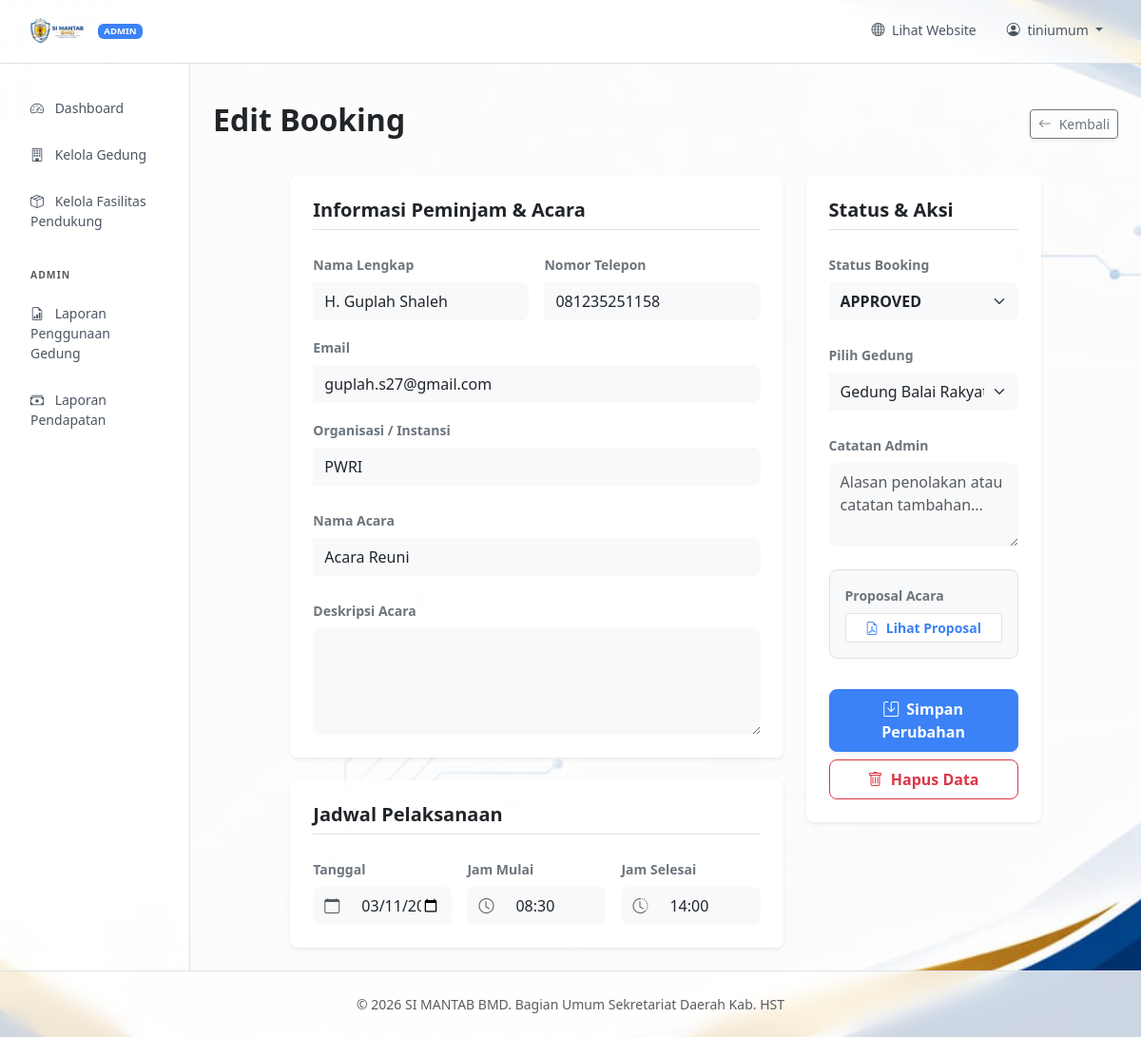
The page /admin/booking_edit.php?id=2 (signed in) on the database its author committed.
### tables this page shows
CREATE TABLE `bookings` (
  `id` int(11) NOT NULL,
  `building_id` int(11) DEFAULT NULL,
  `booker_name` varchar(255) NOT NULL,
  `booker_email` varchar(255) DEFAULT NULL,
  `booker_phone` varchar(50) DEFAULT NULL,
  `organization` varchar(255) DEFAULT NULL,
  `event_name` varchar(255) NOT NULL,
  `event_description` text DEFAULT NULL,
  `booking_date` date NOT NULL,
  `start_time` time NOT NULL,
  `end_time` time NOT NULL,
  `status` enum('pending','approved','rejected','cancelled') DEFAULT 'pending',
  `admin_notes` text DEFAULT NULL,
  `proposal_file` text DEFAULT NULL,
  `created_at` timestamp NOT NULL DEFAULT current_timestamp(),
  `updated_at` timestamp NOT NULL DEFAULT current_timestamp() ON UPDATE current_timestamp()
);

CREATE TABLE `buildings` (
  `id` int(11) NOT NULL,
  `name` varchar(255) NOT NULL,
  `price` decimal(10,2) NOT NULL DEFAULT 0.00,
  `quantity` int(11) NOT NULL DEFAULT 1,
  `category` enum('gratis','berbayar') NOT NULL DEFAULT 'gratis',
  `description` text DEFAULT NULL,
  `requirements` text DEFAULT NULL,
  `capacity` int(11) DEFAULT NULL,
  `location` text DEFAULT NULL,
  `image_url` varchar(255) DEFAULT NULL,
  `created_at` timestamp NOT NULL DEFAULT current_timestamp()
);

### admin/booking_edit.php (the view, shortened to what this page needs)
<?php
require_once '../config.php';
$id = $_GET['id'] ?? null;
$booking = null;
if ($id) {
    $stmt = $pdo->prepare("SELECT * FROM bookings WHERE id = ?");
    $stmt->execute([$id]);
    $booking = $stmt->fetch(PDO::FETCH_ASSOC);
}
$stmt = $pdo->query("SELECT * FROM buildings ORDER BY name");
$buildings = $stmt->fetchAll(PDO::FETCH_ASSOC);
include 'header.php';
?>
<div class="d-flex justify-content-between flex-wrap flex-md-nowrap align-items-center pt-3 pb-2 mb-4">
    <h1 class="h2 fw-bold">Edit Booking</h1>
    <a href="dashboard.php" class="btn btn-outline-secondary shadow-sm btn-sm">
        <i class="bi bi-arrow-left me-1"></i> Kembali
    </a>
</div>
<div class="row justify-content-center">
    <div class="col-lg-10">
        <form method="POST">
            <div class="row g-4">
                <div class="col-md-8">
                    <div class="card border-0 shadow-sm rounded-3 mb-4">
                        <div class="card-body p-4">
                            <h5 class="fw-bold mb-4 text-dark border-bottom pb-2">Informasi Peminjam & Acara</h5>
                            <div class="row g-3 mb-4">
                                <div class="col-md-6">
                                    <label class="form-label small fw-bold text-secondary">Nama Lengkap</label>
                                    <input type="text" name="booker_name" value="<?= htmlspecialchars($booking['booker_name']) ?>" required class="form-control bg-light border-0 py-2 shadow-none">
                                </div>
                                <div class="col-md-6">
                                    <label class="form-label small fw-bold text-secondary">Nomor Telepon</label>
                                    <input type="tel" name="booker_phone" value="<?= htmlspecialchars($booking['booker_phone']) ?>" required class="form-control bg-light border-0 py-2 shadow-none">
                                </div>
                                <div class="col-12">
                                    <label class="form-label small fw-bold text-secondary">Email</label>
                                    <input type="email" name="booker_email" value="<?= htmlspecialchars($booking['booker_email']) ?>" required class="form-control bg-light border-0 py-2 shadow-none">
                                </div>
                                <div class="col-12">
                                    <label class="form-label small fw-bold text-secondary">Organisasi / Instansi</label>
                                    <input type="text" name="organization" value="<?= htmlspecialchars($booking['organization']) ?>" class="form-control bg-light border-0 py-2 shadow-none">
                                </div>
                            </div>
                            <div class="mb-4">
                                <label class="form-label small fw-bold text-secondary">Nama Acara</label>
                                <input type="text" name="event_name" value="<?= htmlspecialchars($booking['event_name']) ?>" required class="form-control bg-light border-0 py-2 shadow-none">
                            </div>
                            <div class="mb-0">
                                <label class="form-label small fw-bold text-secondary">Deskripsi Acara</label>
                                <textarea name="event_description" rows="4" class="form-control bg-light border-0 py-2 shadow-none"><?= htmlspecialchars($booking['event_description']) ?></textarea>
                            </div>
                        </div>
                    </div>
                    <div class="card border-0 shadow-sm rounded-3">
                        <div class="card-body p-4">
                            <h5 class="fw-bold mb-4 text-dark border-bottom pb-2">Jadwal Pelaksanaan</h5>
                            <div class="row g-3">
                                <div class="col-md-4">
                                    <label class="form-label small fw-bold text-secondary">Tanggal</label>
                                    <div class="input-group">
                                        <span class="input-group-text bg-light border-0"><i class="bi bi-calendar text-muted"></i></span>
                                        <input type="date" name="booking_date" value="<?= $booking['booking_date'] ?>" required class="form-control bg-light border-0 py-2 shadow-none">
                                    </div>
                                </div>
                                <div class="col-md-4">
                                    <label class="form-label small fw-bold text-secondary">Jam Mulai</label>
                                    <div class="input-group">
                                        <span class="input-group-text bg-light border-0"><i class="bi bi-clock text-muted"></i></span>
                                        <input type="text" name="start_time" value="<?= date('H:i', strtotime($booking['start_time'])) ?>" required class="form-control bg-light border-0 py-2 shadow-none timepicker">
                                    </div>
                                </div>
                                <div class="col-md-4">
                                    <label class="form-label small fw-bold text-secondary">Jam Selesai</label>
                                    <div class="input-group">
                                        <span class="input-group-text bg-light border-0"><i class="bi bi-clock-history text-muted"></i></span>
                                        <input type="text" name="end_time" value="<?= date('H:i', strtotime($booking['end_time'])) ?>" required class="form-control bg-light border-0 py-2 shadow-none timepicker">
                                    </div>
                                </div>
                            </div>
                        </div>
                    </div>
                </div>
                <div class="col-md-4">
                    <div class="card border-0 shadow-sm rounded-3 mb-4">
                        <div class="card-body p-4">
                            <h5 class="fw-bold mb-4 text-dark border-bottom pb-2">Status & Aksi</h5>
                            <div class="mb-4">
                                <label class="form-label small fw-bold text-secondary">Status Booking</label>
                                <select name="status" class="form-select bg-light border-0 py-2 shadow-none fw-bold">
                                    <option value="approved" class="text-success" <?= $booking['status'] == 'approved' ? 'selected' : '' ?>>APPROVED</option>
                                </select>
                            </div>
                            <div class="mb-4">
                                <label class="form-label small fw-bold text-secondary">Pilih Gedung</label>
                                <select name="building_id" class="form-select bg-light border-0 py-2 shadow-none">
                                    <?php foreach($buildings as $b): ?>
                                        <option value="<?= $b['id'] ?>" <?= $booking['building_id'] == $b['id'] ? 'selected' : '' ?>>
                                            <?= htmlspecialchars($b['name']) ?>
                                        </option>
                                    <?php endforeach; ?>
                                </select>
                            </div>
                            <div class="mb-4">
                                <label class="form-label small fw-bold text-secondary">Catatan Admin</label>
                                <textarea name="admin_notes" rows="3" class="form-control bg-light border-0 py-2 shadow-none" placeholder="Alasan penolakan atau catatan tambahan..."><?= htmlspecialchars($booking['admin_notes']) ?></textarea>
                            </div>
                            <?php if($booking['proposal_file']): ?>
                            <div class="mb-4 p-3 bg-light rounded-3 border">
                                <label class="form-label small fw-bold text-secondary d-block mb-2">Proposal Acara</label>
                                <a href="../uploads/proposals/<?= htmlspecialchars($booking['proposal_file']) ?>" target="_blank" class="btn btn-sm btn-white border w-100 text-primary fw-bold">
                                    <i class="bi bi-file-earmark-pdf me-1"></i> Lihat Proposal
                                </a>
                            </div>
                            <?php endif; ?>
                            <div class="pt-2">
                                <button type="submit" class="btn btn-primary w-100 py-2 fw-bold rounded-3 shadow-sm mb-2">
                                    <i class="bi bi-save me-1"></i> Simpan Perubahan
                                </button>
                                <a href="booking_delete.php?id=<?= $booking['id'] ?>" class="btn btn-outline-danger w-100 py-2 fw-bold rounded-3 delete-trigger" data-message="Yakin ingin menghapus booking untuk acara '<?= htmlspecialchars($booking['event_name']) ?>'?">
                                    <i class="bi bi-trash me-1"></i> Hapus Data
                                </a>
                            </div>
                        </div>
                    </div>
                </div>
            </div>
        </form>
    </div>
</div>
<?php
include '../footer.php';
?>

### admin/header.php (style rules this page uses)
:root { --bs-primary: #3b82f6; --bs-primary-rgb: 59, 130, 246; }
.btn-primary { background-color: var(--bs-primary); border-color: var(--bs-primary); }
html, body { height: 100%; margin: 0; }
body { background-image: url('../assets/simantab.jpg'); background-size: cover; background-attachment: fixed; background-position: center; background-repeat: no-repeat; min-height: 100vh; }
.card { background-color: rgba(255, 255, 255, 0.9); backdrop-filter: blur(5px); border: none; border-radius: 0.75rem; }

### admin/booking_edit.php (style rules this page uses)
.input-group-text { border-radius: 0.5rem 0 0 0.5rem; }
.form-control, .form-select { border-radius: 0 0.5rem 0.5rem 0; }
textarea.form-control { border-radius: 0.5rem; }
.btn-white { background-color: #fff; }

### rows shown on the page
bookings: booker_name "H. Guplah Shaleh", booker_phone "081235251158", booker_email "guplah.s27@gmail.com", organization "PWRI", event_name "Acara Reuni", booking_date "03/11/2026", start_time "08:30", end_time "14:00", status "APPROVED", building_id "Gedung Balai Rakyat (Malam Hari)"

### other values the page prints
$_SESSION['username'] "tiniumum"
